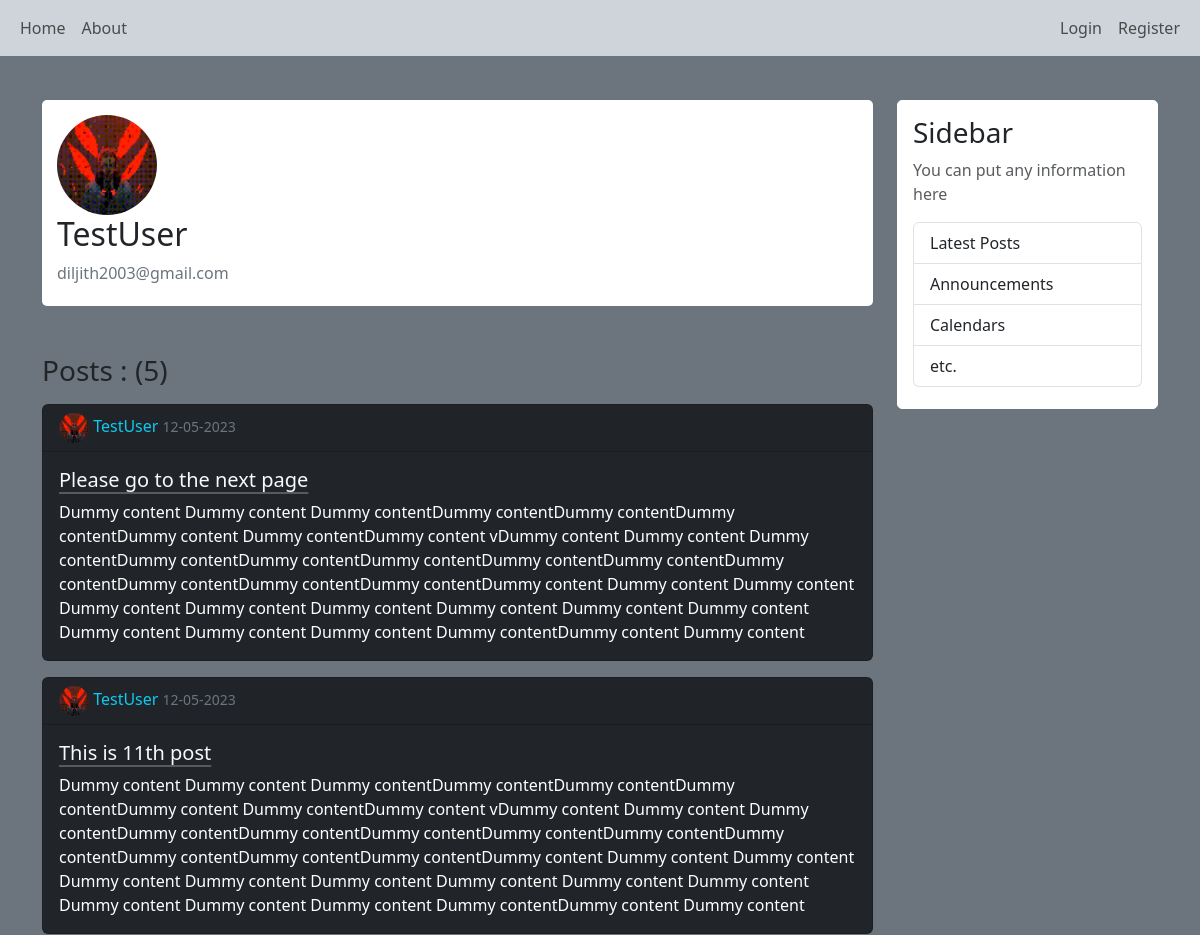
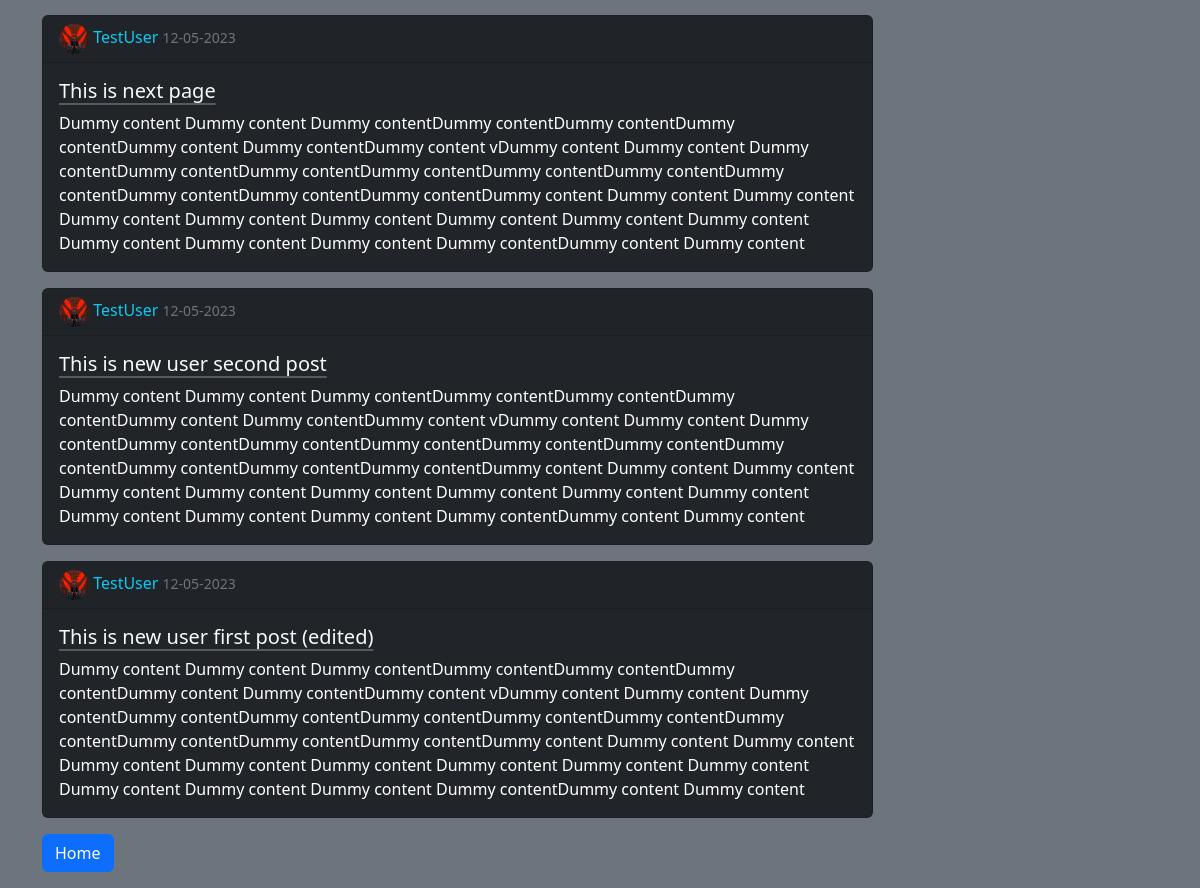
Page /user/TestUser on the committed database (2 pictures, top to bottom).
### flaskLearn/models.py (models this page shows, shortened)
class User(db.Model, UserMixin):
    id = db.Column(db.Integer, primary_key = True)
    username = db.Column(db.String(20), unique = True, nullable = False)
    email = db.Column(db.String(120), unique = True, nullable = False)
    image_file = db.Column(db.String(20), nullable = False, default = 'default.jpg')
    password = db.Column(db.String(60), nullable = False)
    posts = db.relationship('Post', backref = 'author', lazy = True)

class Post(db.Model):
    id = db.Column(db.Integer, primary_key = True)
    title = db.Column(db.String(100), nullable = False)
    date_posted = db.Column(db.DateTime(), nullable = False, default = datetime.utcnow)
    content = db.Column(db.Text, nullable = False)
    user_id = db.Column(db.Integer, db.ForeignKey('user.id'), nullable = False)

### flaskLearn/users/routes.py (the view)
@users.route('/user/<string:username>')
def user_posts(username):
    page = request.args.get('page', default = 1, type = int)
    user = User.query.filter_by(username = username).first_or_404()
    posts = Post.query.filter_by(author = user).order_by(Post.date_posted.desc()).paginate(page = page, per_page = 5)
    return render_template('user_posts.html', posts = posts, user = user)

### flaskLearn/templates/user_posts.html
{% extends "layout.html" %}
{% block content %}
    <div class = "content-section">
        <div class = "media">
            <img class = "rounded-circle account-img" src = "{{url_for('static', filename = 'profile_pics/' + user.image_file)}}">
            <div class = "media-body">
                <h2 class = "account-heading"> {{ user.username }}</h2>
                <p class = "text-secondary"> {{ user.email }}</p>
            </div>
        </div>
    </div>
    <h3 class = "mb-3 mt-5" > Posts : ({{posts.total}})</h3>
    {% for post in posts.items %}
        <div class="card text-bg-dark mb-3 col-md-12" >
            <div class="card-header">
                <img class = "rounded-circle article-img" src = "{{url_for('static', filename = 'profile_pics/' + post.author.image_file)}}">
                <span class = 'text-info mr-auto'> {{post.author.username}} </span>
                <small class = 'text-secondary ml-auto'> {{post.date_posted.strftime('%d-%m-%Y')}} </small>
            </div>
            <div class="card-body">
              <h5 class="card-title">
                <a class = "link-light link-offset-2 link-underline-opacity-25 link-underline-opacity-75-hover" href = "{{url_for('posts.post', post_id = post.id)}}">
                {{post.title}}
                </a>
            </h5>
              <p class="card-text">{{post.content}}</p>
            </div>
        </div>
    {% endfor %}
    <nav aria-label="Page navigation">
        <ul class="pagination">
            {% for page_num in posts.iter_pages(left_edge = 1, right_edge = 1, left_current = 1, right_current = 2) %}
                {% if page_num %}
                    <li class = "page-item {% if page_num == posts.page %} active {% endif %}">
                        <a class = "page-link" href = "{{url_for('users.user_posts', username = user.username, page = page_num)}}">{% if page_num == 1 %} Home {% else %} {{page_num}} {% endif %}</a>
                    </li>
                {% else %}
                <li class = "page-item {% if page_num == posts.page %} 'active' {% endif %}">
                    <a class = "page-link" href = "{{url_for('users.user_posts', username = user.username, page = page_num)}}">...</a>
                </li>
                {% endif %}
            {% endfor %}
        </ul>
    </nav>
{% endblock %}

### flaskLearn/static/main.css (style rules this page uses)
body { margin-top : 100px; }
.content-section { padding : 15px 15px 5px 15px; background-color: white; border-radius: 5px; }
.account-img { height: 100px; width: 100px; object-fit: cover; }
.article-img { height: 30px; width: 30px; object-fit: cover; }

### rows in the picture
User: image_file (picture), username "TestUser", email "diljith2003@gmail.com"
Post: image_file (picture), author.username "TestUser", date_posted "12-05-2023", title "Please go to the next page", content "Dummy content Dummy content Dummy contentDummy contentDummy contentDummy contentDummy content Dummy contentDummy content vDummy content Dummy content Dummy contentDummy contentDummy contentDummy contentDummy contentDummy contentDummy contentDummy contentDummy contentDummy contentDummy content Dummy content Dummy content Dummy content Dummy content Dummy content Dummy content Dummy content Dummy content Dummy content Dummy content Dummy content Dummy contentDummy content Dummy content"
Post: image_file (picture), author.username "TestUser", date_posted "12-05-2023", title "This is 11th post", content "Dummy content Dummy content Dummy contentDummy contentDummy contentDummy contentDummy content Dummy contentDummy content vDummy content Dummy content Dummy contentDummy contentDummy contentDummy contentDummy contentDummy contentDummy contentDummy contentDummy contentDummy contentDummy content Dummy content Dummy content Dummy content Dummy content Dummy content Dummy content Dummy content Dummy content Dummy content Dummy content Dummy content Dummy contentDummy content Dummy content"
Post: image_file (picture), author.username "TestUser", date_posted "12-05-2023", title "This is next page", content "Dummy content Dummy content Dummy contentDummy contentDummy contentDummy contentDummy content Dummy contentDummy content vDummy content Dummy content Dummy contentDummy contentDummy contentDummy contentDummy contentDummy contentDummy contentDummy contentDummy contentDummy contentDummy content Dummy content Dummy content Dummy content Dummy content Dummy content Dummy content Dummy content Dummy content Dummy content Dummy content Dummy content Dummy contentDummy content Dummy content"
Post: image_file (picture), author.username "TestUser", date_posted "12-05-2023", title "This is new user second post", content "Dummy content Dummy content Dummy contentDummy contentDummy contentDummy contentDummy content Dummy contentDummy content vDummy content Dummy content Dummy contentDummy contentDummy contentDummy contentDummy contentDummy contentDummy contentDummy contentDummy contentDummy contentDummy content Dummy content Dummy content Dummy content Dummy content Dummy content Dummy content Dummy content Dummy content Dummy content Dummy content Dummy content Dummy contentDummy content Dummy content"
Post: image_file (picture), author.username "TestUser", date_posted "12-05-2023", title "This is new user first post (edited)", content "Dummy content Dummy content Dummy contentDummy contentDummy contentDummy contentDummy content Dummy contentDummy content vDummy content Dummy content Dummy contentDummy contentDummy contentDummy contentDummy contentDummy contentDummy contentDummy contentDummy contentDummy contentDummy content Dummy content Dummy content Dummy content Dummy content Dummy content Dummy content Dummy content Dummy content Dummy content Dummy content Dummy content Dummy contentDummy content Dummy content"

### other values in the picture
{{ posts.total }} "5"
